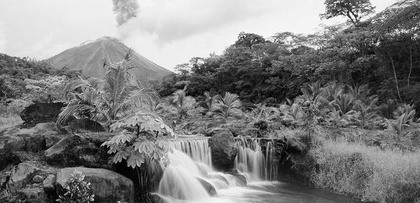
%> input picture Tarea 3/Parte 1/Parte 1 - P2/paisaje.jpg, 420 x 203 px, shrunk from 662 x 320 before the run
$ octave test1.m   (GNU Octave 9; MATLAB toolbox functions it lacks are replaced by stand-ins)
%> lines starting %> are read from the running program, lines starting %| are printed output that depends on the picture; in (x1, y1, x2, y2) boxes, pixels count from 0 and x2, y2 are one past the last pixel; in counts of white or black regions, pixels touching at a corner belong together; the program's own positions count from 1
clear;clc; close all
%%%%
pkg load image

%Imagen Original: I1
I1=imread('paisaje.jpg');
%> I1 is the input picture: size 203x420 uint8; min 0, max 255, mean 126.3
subplot(2,2,1)
imshow(I1)
title('(a) paisaje.jpg','FontSize',16)

%Texto: I2
I2=imread('marca.jpg');
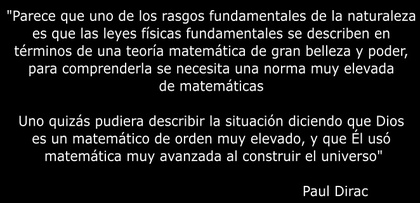
%> input picture Tarea 3/Parte 1/Parte 1 - P2/marca.jpg, 420 x 203 px, shrunk from 662 x 320 before the run
%> I2 is the input picture: size 203x420x3 uint8; min 0, max 255, mean 24.6
I2(I2<50)=0; I2(I2>=50)=255; %Convertir imagen a Binaria. Parte Blanca = Texto. Parte Negra = Valor de 0
%> after `I2(I2>=50)=255`:
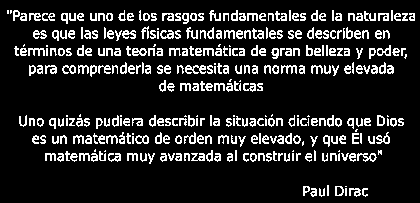
%> I2: size 203x420x3 uint8; 14.3% white in thin lines or dots, all inside (x1, y1, x2, y2) = (7, 10, 415, 197)
subplot(2,2,2)
imshow(I2)
title('(b) marca.jpg','FontSize',16)

%Imagen a Restaurar: I3
I3=I1+I2;
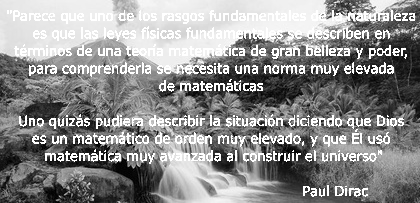
%> I3: size 203x420x3 uint8; min 0, max 255, mean 143.2
subplot(2,2,3)
imshow(I3)
title('(c) Imagen a Restaurar','FontSize',16)

a = 0.073235;
b = 0.176765;
c = 0.125;
kernel1 = [a b a; b 0 b; a b a];
kernel2 = [c c c; c 0 c; c c c];

[m,n] = size(I2);
%> m = 203; n = 1260
I4 = I3;

num_iteration = 7;
for iter = 1:num_iteration
  for i = 2:m-1
    for j = 2:n-1
      pixel = I2(i,j);
      if pixel == 255
        bloque = I4(i-1:i+1,j-1:j+1);
        I4(i,j) = sum(sum(bloque.*kernel1));
      endif
    endfor
  endfor
endfor
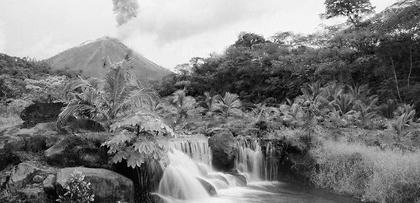
%> I4: size 203x420x3 uint8; 14.33% of pixels changed, all inside (x1, y1, x2, y2) = (7, 10, 415, 197)
%> after the loop, bloque = [120 118 121; 146 121 124; 104 105 94]

subplot(2,2,4)
imshow(I4)
title('(d) Imagen Restaurada', 'FontSize',16)
